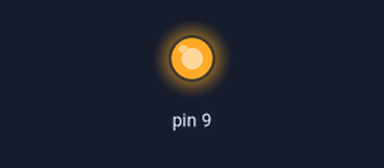
Recording of a sketch running on a simulated Arduino Uno, built with avr-gcc and run on an emulated ATmega328P. Shown: output pins drawn as LEDs (lit = HIGH).

Above: at 0.05 s.
At 2.0 s:
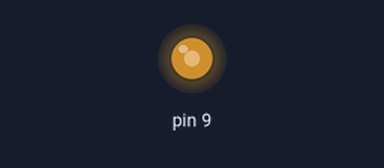
At 4.0 s:
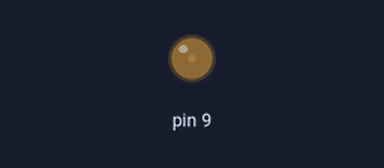
Timing chart, 0 to 5.2 s (numbered marks = the images above):
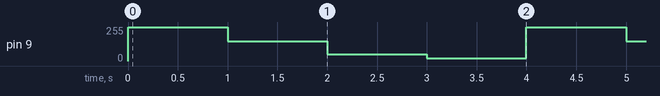

The sketch:

02_analogWriteSample.ino
```cpp
void setup() {
}

void loop() {
  analogWrite(9, 255);  // 0~255
  delay(1000);          // 1,000 millisecond

  analogWrite(9, 150);
  delay(1000);

  analogWrite(9, 50);
  delay(1000);

  analogWrite(9, 20);
  delay(1000);
}
```

Measured:
- by itself, pin 9: repeats every 4.0 s: 150/255 1.0 s, 50/255 1.0 s, 20/255 1.0 s, 255/255 1.0 s
